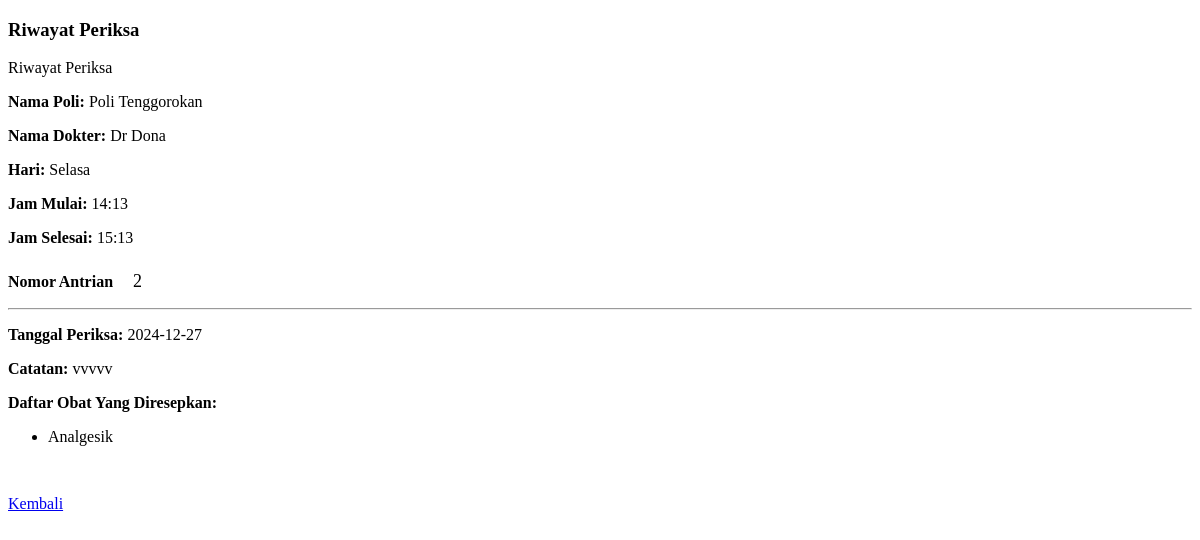
Page /page/detail_daftar_poli/index.php?id=7 on the committed database.
### tables this page shows
CREATE TABLE `daftar_poli` (
  `id` int(11) NOT NULL,
  `id_pasien` int(11) NOT NULL,
  `id_jadwal` int(11) NOT NULL,
  `keluhan` text NOT NULL,
  `no_antrian` int(11) DEFAULT NULL,
  `status_periksa` enum('0','1') NOT NULL
);

CREATE TABLE `poli` (
  `id` int(11) NOT NULL,
  `nama_poli` varchar(25) NOT NULL,
  `keterangan` text DEFAULT NULL
);

CREATE TABLE `dokter` (
  `id` int(11) NOT NULL,
  `nama` varchar(150) NOT NULL,
  `alamat` varchar(255) DEFAULT NULL,
  `no_hp` varchar(40) DEFAULT NULL,
  `id_poli` int(11) NOT NULL,
  `password` varchar(255) NOT NULL,
  `role` enum('dokter') NOT NULL DEFAULT 'dokter'
);

CREATE TABLE `jadwal_periksa` (
  `id` int(11) NOT NULL,
  `id_dokter` int(11) NOT NULL,
  `hari` enum('Senin','Selasa','Rabu','Kamis','Jumat','Sabtu') NOT NULL,
  `jam_mulai` time NOT NULL,
  `jam_selesai` time NOT NULL,
  `status` char(1) DEFAULT '2',
  `aktif` char(1) NOT NULL DEFAULT 'N'
);

CREATE TABLE `periksa` (
  `id` int(11) NOT NULL,
  `id_daftar_poli` int(11) NOT NULL,
  `tgl_periksa` date NOT NULL,
  `catatan` text NOT NULL,
  `biaya_periksa` int(11) DEFAULT NULL
);

### page/detail_daftar_poli/index.php (the view, shortened to what this page needs)
<?php
require 'koneksi.php';
$id = $_GET['id'];
$ambilDetail = mysqli_query($mysqli, "
    SELECT
        dp.id AS idDetailPeriksa,
        daftar_poli.id AS idDaftarPoli,
        poli.nama_poli,
        dokter.nama AS namaDokter,
        jadwal_periksa.hari,
        DATE_FORMAT(jadwal_periksa.jam_mulai, '%H:%i') AS jamMulai,
        DATE_FORMAT(jadwal_periksa.jam_selesai, '%H:%i') AS jamSelesai,
        daftar_poli.no_antrian,
        p.id AS idPeriksa,
        p.tgl_periksa,
        p.catatan,
        p.biaya_periksa,
        GROUP_CONCAT(o.id) AS idObat,
        GROUP_CONCAT(o.nama_obat SEPARATOR ', ') AS namaObat
    FROM daftar_poli
    INNER JOIN jadwal_periksa ON daftar_poli.id_jadwal = jadwal_periksa.id
    INNER JOIN dokter ON jadwal_periksa.id_dokter = dokter.id
    INNER JOIN poli ON dokter.id_poli = poli.id
    LEFT JOIN periksa p ON daftar_poli.id = p.id_daftar_poli
    LEFT JOIN detail_periksa dp ON p.id = dp.id_periksa
    LEFT JOIN obat o ON dp.id_obat = o.id
    WHERE daftar_poli.id = '$id'
    GROUP BY daftar_poli.id
");
$data = mysqli_fetch_assoc($ambilDetail);
?>
<!DOCTYPE html>
<html lang="en">
<head>
</head>
<body>
    <div class="container mt-5">
        <h3 class="text-center">Riwayat Periksa</h3>
        <div class="card">
            <div class="card-header bg-primary">
                Riwayat Periksa
            </div>
            <div class="card-body">
                <div class="row">
                    <div class="col-md-6">
                        <p><strong>Nama Poli:</strong> <?php echo htmlspecialchars($data['nama_poli']); ?></p>
                        <p><strong>Nama Dokter:</strong> <?php echo htmlspecialchars($data['namaDokter']); ?></p>
                        <p><strong>Hari:</strong> <?php echo htmlspecialchars($data['hari']); ?></p>
                        <p><strong>Jam Mulai:</strong> <?php echo htmlspecialchars($data['jamMulai']); ?></p>
                        <p><strong>Jam Selesai:</strong> <?php echo htmlspecialchars($data['jamSelesai']); ?></p>
                        <strong>Nomor Antrian</strong>
                        <div class="no-antrian bg-info">
                            <?php echo htmlspecialchars($data['no_antrian']); ?>
                        </div>
                    </div>
                </div>
                <hr>
                <p><strong>Tanggal Periksa:</strong> <?php echo htmlspecialchars($data['tgl_periksa']); ?></p>
                <p><strong>Catatan:</strong> <?php echo htmlspecialchars($data['catatan']); ?></p>
                <p><strong>Daftar Obat Yang Diresepkan:</strong></p>
                <ul>
                    <?php
                    if (!empty($data['namaObat'])) {
                        $namaObatArray = explode(', ', $data['namaObat']);
                        foreach ($namaObatArray as $index => $namaObat) {
                            echo "<li>" . htmlspecialchars($namaObat) . "</li>";
                        }
                    } else {
                        echo "<li>Tidak ada obat yang diresepkan.</li>";
                    }
                    ?>
                </ul>
                <div class="biaya-periksa mb-3 bg-danger">
                </div>
            </div>
            <div class="card-footer text-center">
                <a href="daftar_poliklinik.php" class="btn btn-primary">Kembali</a>
            </div>
        </div>
    </div>
</body>
</html>

### page/detail_daftar_poli/index.php (style rules this page uses)
.no-antrian { font-size: 18px; text-align: center; border-radius: 5px; padding: 8px 16px; display: inline-block; }
.biaya-periksa { font-size: 20px; font-weight: bold; color: white; padding: 5px 10px; border-radius: 5px; display: inline-block; }

### rows in the picture
daftar_poli: poli.nama_poli "Poli Tenggorokan", dokter.nama "Dr Dona", id_jadwal.hari "Selasa", no_antrian "2", periksa.tgl_periksa "2024-12-27", periksa.catatan "vvvvv", namaObat "Analgesik"

### other values in the picture
$data['jamMulai'] "14:13"
$data['jamSelesai'] "15:13"
